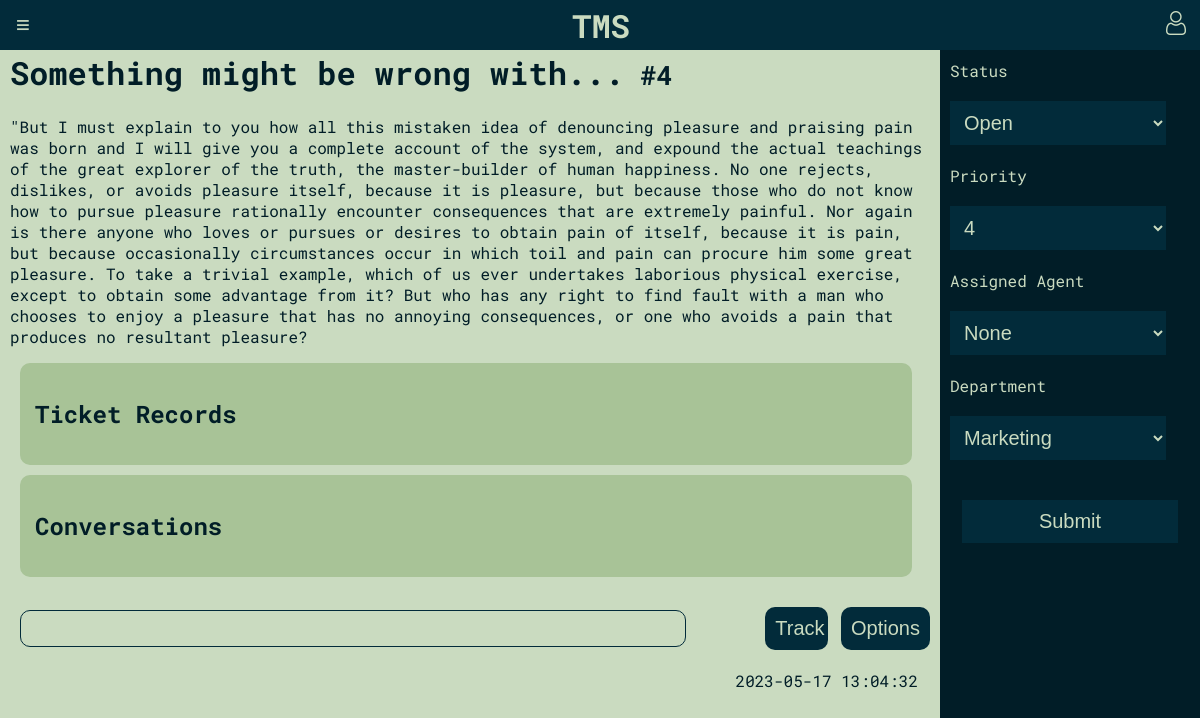
/pages/ticket.php?ticket_id=4 (signed in), run on an earlier commit of the app's database.
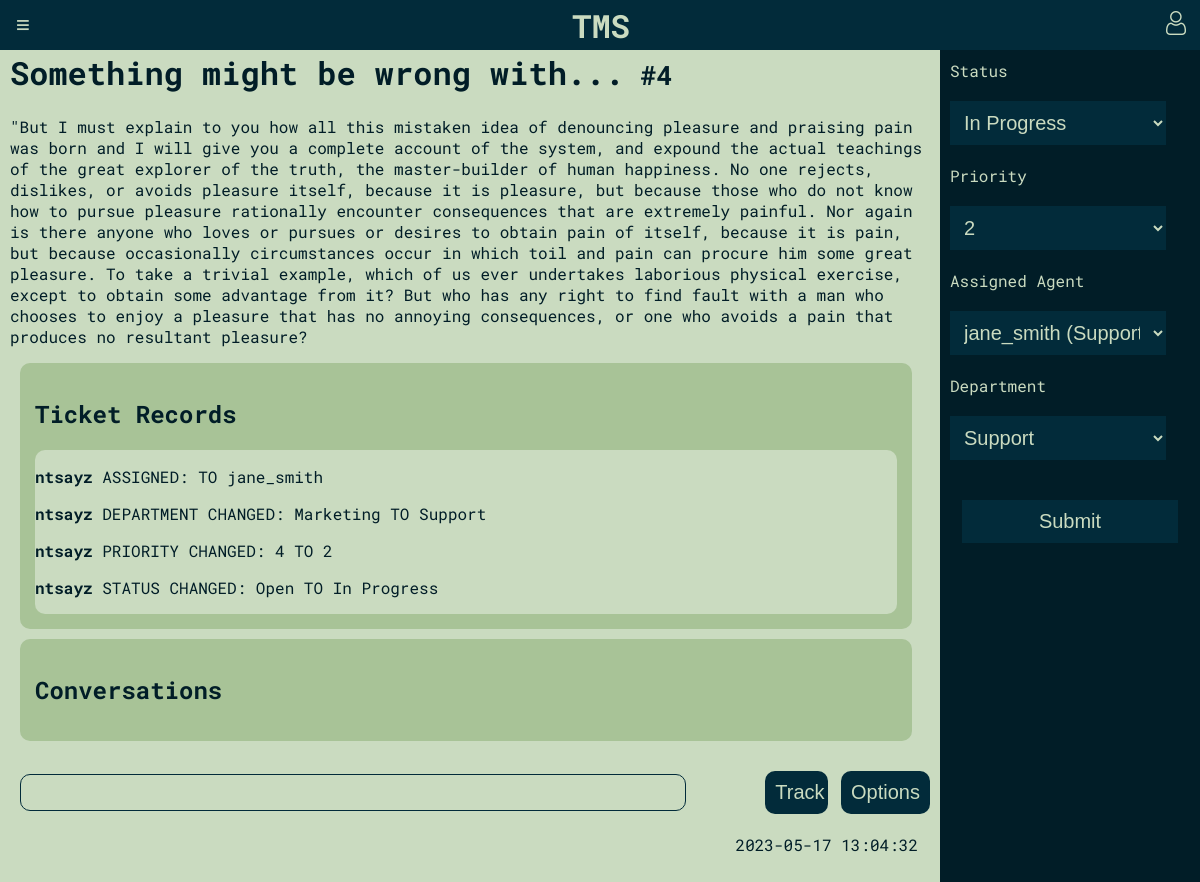
And on a later commit of the database.
### tables this page shows
CREATE TABLE tickets (
    id INTEGER PRIMARY KEY AUTOINCREMENT,
    title TEXT NOT NULL,
    description TEXT NOT NULL,
    priority INTEGER CHECK(priority BETWEEN 1 AND 5),
    status_id INTEGER REFERENCES status(id) ON DELETE CASCADE,
    created_by INTEGER NOT NULL REFERENCES users(id) ON DELETE CASCADE,
    assigned_to INTEGER REFERENCES users(id) ON DELETE CASCADE,
    created_at TIMESTAMP DEFAULT CURRENT_TIMESTAMP,
    department_id INTEGER REFERENCES departments(id) ON DELETE CASCADE
);

CREATE TABLE ticket_records (
    id INTEGER PRIMARY KEY AUTOINCREMENT,
    action TEXT NOT NULL,
    changed_at TIMESTAMP DEFAULT CURRENT_TIMESTAMP,
    ticket_id INTEGER REFERENCES tickets(id),
    author_id INTEGER REFERENCES users(id)
);

CREATE TABLE users (
    id INTEGER PRIMARY KEY AUTOINCREMENT,
    username TEXT,
    password CHAR(256) NOT NULL,
    full_name TEXT,
    email TEXT NOT NULL UNIQUE,
    user_type TEXT CHECK(user_type IN ('admin', 'agent', 'client'))
);

### pages/ticket.php (called while the page is built)
<?php
require_once(__DIR__.'/../initialization/init.php');
require_once(__DIR__.'/../database/tickets.php');
$ticket_id = $_GET['ticket_id'];
$ticket = get_ticket_by_id($ticket_id);
require_once(__DIR__.'/../templates/common/ticket_standalone.php');
?>

### database/tickets.php (called while the page is built, shortened)
<?php
function get_ticket_by_id($id){
    global $dbh;
    try {
        $stmt = $dbh->prepare('SELECT * FROM tickets WHERE id = ?');
        $stmt->execute(array($id));
        $ticket = $stmt->fetch(PDO::FETCH_ASSOC);
        return $ticket;
    } catch(PDOException $e) {
        return -1;
    }
}
function get_ticket_records($ticket_id){
    global $dbh;
    try {
        $stmt = $dbh->prepare('SELECT * FROM ticket_records WHERE ticket_id = ?');
        $stmt->execute(array($ticket_id));
        $ticket_records = $stmt->fetchAll(PDO::FETCH_ASSOC);
        return $ticket_records;
    } catch(PDOException $e) {
        return -1;
    }
}
function get_ticket_submissions_by_user($user_id){
    global $dbh;
    try {
        $stmt = $dbh->prepare('SELECT * FROM tickets WHERE created_by = ?');
        $stmt->execute(array($user_id));
        $tickets = $stmt->fetchAll(PDO::FETCH_ASSOC);
        return $tickets;
    } catch(PDOException $e) {
        return -1;
    }
}
?>

### database/status.php (called while the page is built, shortened)
<?php
function get_statuses(){
    global $dbh;
    try {
        $stmt = $dbh->prepare('SELECT * FROM status');
        $stmt->execute();
        $statuses = $stmt->fetchAll(PDO::FETCH_ASSOC);
        return $statuses;
    } catch(PDOException $e) {
        return -1;
    }
}
?>

### database/departments.php (called while the page is built, shortened)
<?php
function get_departments(){
    global $dbh;
    try {
        $stmt = $dbh->prepare('SELECT * FROM departments');
        $stmt->execute();
        $departments = $stmt->fetchAll(PDO::FETCH_ASSOC);
        return $departments;
    } catch(PDOException $e) {
        return -1;
    }
}
function get_agent_departments(){
    global $dbh;
    try {
        $stmt = $dbh->prepare('SELECT * FROM agent_department');
        $stmt->execute();
        $departments = $stmt->fetchAll(PDO::FETCH_ASSOC);
        return $departments;
    } catch(PDOException $e) {
        return -1;
    }
}
?>

### database/user.php (called while the page is built, shortened)
<?php
  function get_username_by_id($id) {
    global $dbh;
    try {
        $stmt = $dbh->prepare('SELECT username FROM users WHERE id = ?');
        $stmt->execute(array($id));
        if($row = $stmt->fetch()) {
            return $row['username'];
        }
    }catch(PDOException $e) {
        return -1;
    }
  }
?>

### templates/common/ticket_standalone.php (the view, shortened to what this page needs)
<?php
require_once(__DIR__.'/../../database/tickets.php');
require_once(__DIR__.'/../../database/user.php');
require_once(__DIR__.'/../../database/status.php');
require_once(__DIR__.'/../../database/departments.php');
?>
<!DOCTYPE html>
<html>
<head>
    <link rel="stylesheet" href="/css/ticket/style.css">
</head>
<?php require(__DIR__.'/../common/header.php'); ?>
<body>
<div class="wrapper">
    <main>
        <div class="">
            <div id="overlay-<?php echo $ticket['id'] ?>" class="">
                <div class="">
                    <h1>
                        <?php echo htmlentities($ticket['title']) ?><small> #<?php echo htmlentities($ticket['id']) ?></small>
                    </h1>
                    <p><?php echo htmlentities($ticket['description']) ?></p>
                    <div class="ticket-records">
                        <h2>Ticket Records</h2>
                        <div class="ticket-records-messages">
                            <?php
                            $ticket_records = get_ticket_records($ticket['id']);
                            foreach ($ticket_records as $record) {
                                echo "<p> <strong>" . htmlentities(get_username_by_id($record['author_id'])) . "</strong> " .
                                    htmlentities($record['action']) . "</p>";
                            }
                            ?>
                        </div>
                    </div>
                    <div class="ticket-conversations">
                        <h2>Conversations</h2>
                    </div>
                    <div class="ticket-overlay-buttons">
                        <input class="ticket-input">
                        <div class="ticket-buttons">
                        <?php
                        $tracked = false;
                        ?>
                        <div>
                            <button class="ticket-blue-button track-button" style="<?php echo $tracked ? 'display: none;' : '' ?>" data-ticket-id="<?php echo $ticket['id'] ?>"
                                data-user-id="<?php echo $_SESSION['id'] ?>">Track</button>
                        </div>
                            <?php if ($_SESSION['user_type'] === 'admin' || $_SESSION['user_type'] === 'agent') { ?>
                                <button class="ticket-blue-button" id="add-ticket-button">Options</button>
                            <?php }?>
                        </div>
                    </div>
                    <div class="overlay-info">
                        <p><?php echo htmlentities($ticket['created_at']) ?></p>
                    </div>
                </div>
            </div>
        </div>
    </main>
    <?php
        $tickets_submitted = get_ticket_submissions_by_user($_SESSION['id']);
        $submitted = false;
        if (is_array($tickets_submitted) || is_object($tickets_submitted)) {
            foreach ($tickets_submitted as $tickets_submitted) {
                if ($tickets_submitted['created_by'] == $_SESSION['id']) {
                    $submitted = true;
                    break;
                }
            }
        }
        ?>
    <?php
    if($submitted || $_SESSION['user_type'] === 'admin' || $_SESSION['user_type'] === 'agent' ) { ?>
    <aside class="ticket-form">
        <form action="../../actions/action_submit_ticket_change.php" method="post" required>
            <div>
                <label for="status">Status</label><br>
                <select id="status" name="status" required>
                    <?php
                    $statuses = get_statuses();
                    foreach ($statuses as $status) {
                        $selected = ($status['id'] == $ticket['status_id']) ? 'selected' : '';
                        echo "<option value='{$status['id']}' $selected>{$status['name']}</option>";
                    }
                    ?>
                </select>
            </div>
            <div>
                <label for="priority">Priority</label><br>
                <select id="priority" name="priority" required>
                    <?php for ($i = 1; $i <= 5; $i++) {
                        $selected = ($i == $ticket['priority']) ? 'selected' : '';
                        echo "<option value='$i' $selected>$i</option>";
                    }
                    ?>
                </select>
            </div>
            <div>
                <label for="assignee">Assigned Agent</label><br>
                <select id="assignee" name="assignee" required>
                    <?php
                    $agents = get_agent_departments();
                    $hasAssignedAgent = !is_null($ticket['assigned_to']);
                    if (!$hasAssignedAgent) {
                        echo "<option value='' selected>None</option>";
                    }
                    foreach ($agents as $agent) {
                        $selected = ($agent['agent_id'] == $ticket['assigned_to']) ? 'selected' : '';
                        $username = get_username_by_id($agent['agent_id']);
                        $dep_name = get_department_by_id($agent['department_id']);
                        echo "<option value='{$agent['agent_id']}' $selected>{$username} ({$dep_name})</option>";
                    }
                    ?>
                </select>
            </div>
            <div>
                <label for="department">Department</label><br>
                <select id="department" name="department">
                    <?php
                    $departments = get_departments();
                    foreach ($departments as $department) {
                        $selected = ($department['id'] == $ticket['department_id']) ? 'selected' : '';
                        echo "<option value='{$department['id']}' $selected>{$department['name']}</option>";
                    }
                    ?>
                </select>
            </div>
            <div>
                <input type="submit" value="Submit" class="ticket-blue-button">
            </div>
        </form>
    </aside>
    <?php } ?>
</div>
</body>
</html>

### templates/common/header.php
<header>
    <button id="sidebar-toggle-button">≡</button>
    <a href="/pages/home_page.php"><h1 id="title">TMS</h1></a>
    <div class="user">
        <a href="/pages/profile.php">
            <img id="profile-icon" src="/images/user.png" alt="Profile Icon">
        </a>
    </div>
</header>

### css/ticket/style.css (style rules this page uses)
:root { --main-blue: #022B3A; --main-blue-darker: #011D27; --tea-green: #CADBC0; --tea-green-light: #A8C397; --pink-bittersweet: #F97068; --pink-melon: #FCB4B1; }
body { background: var(--tea-green); color: var(--main-blue-darker); font-family: 'Roboto Mono', monospace; margin: 0; padding: 0; margin-top: 20px; }
.wrapper { display: flex; height: 100vh; }
main { flex: 1; padding: 10px; overflow-y: auto; }
.ticket-records, .ticket-conversations { border-radius: 10px; background-color: var(--tea-green-light); width: 97%; margin: 10px; padding: 15px; box-sizing: border-box; }
.ticket-records-messages, .ticket-conversations-messages { border-radius: 10px; background-color: var(--tea-green); overflow-y: auto; box-sizing: border-box; max-height: 200px; }
.ticket-overlay-buttons { display: flex; justify-content: space-between; align-items: center; }
.ticket-overlay-buttons button { border-radius: 10px; }
.overlay-info { display: flex; justify-content: flex-end; flex-wrap: wrap; margin-top: auto; margin-right: 2px; }
.overlay-info p { margin: 0; margin-right: 10px; margin-left: 10px; }
.ticket-blue-button { background: var(--main-blue); border: 0; color: var(--tea-green); padding: 10px; padding-right: 10px; font-size: 20px; width: 90%; margin: 20px auto; display: block; box-sizing: border-box; cursor: pointer; }
.ticket-overlay-buttons { margin-top: auto; margin-left: auto; margin-right: auto; display: flex; justify-content: flex-end; flex-wrap: wrap; }
.ticket-input { margin-right: auto; width: 70%; margin-left: 10px; padding: 10px; background-color: var(--tea-green); color: var(--main-blue); border: 1px solid var(--main-blue); border-radius: 10px; }
.ticket-buttons { display: flex; gap: 10px; }
a:link,a:visited , a:hover, a:active { text-decoration: none; color:var(--main-blue-darker); }
#title { color:var(--tea-green) !important; }
header { position: fixed; top: 0; left: 0; width: 100%; height: 50px; background-color: #022B3A; color: white; display: flex; align-items: center; justify-content: space-between; padding: 0 10px; box-sizing: border-box; z-index: 2; }
#sidebar-toggle-button { display: block; font-size: 1.5em; background-color: transparent; border: none; color: var(--tea-green); cursor: pointer; }
main { width: 100%; }
.ticket-form { margin-top:30px; justify-content:center; }
select { background:var(--main-blue); border:0; color:var(--tea-green); padding:10px; font-size:20px; width: 90%; margin:20px auto; }

### templates/common/ticket_standalone.php (style rules this page uses)
.wrapper { display: flex; height: 100vh; }
main { flex: 1; padding: 10px; overflow-y: auto; }
aside { background-color: var(--main-blue-darker); color: var(--tea-green); width: 20%; padding: 10px; }

What changed in the data, as far as the page shows it:
changed tickets "Something might be wrong with...": assignee "None" → (not shown)
added ticket_records: author.username "ntsayz", action "ASSIGNED: TO jane_smith"
added ticket_records: author.username "ntsayz", action "DEPARTMENT CHANGED: Marketing TO Support"
added ticket_records: author.username "ntsayz", action "PRIORITY CHANGED: 4 TO 2"
added ticket_records: author.username "ntsayz", action "STATUS CHANGED: Open TO In Progress"
Also different on the page:
form field status: "Open" → "In Progress"
form field priority: "4" → "2"
form field assignee: (not shown) → "jane_smith (Support)"
form field department: "Marketing" → "Support"
